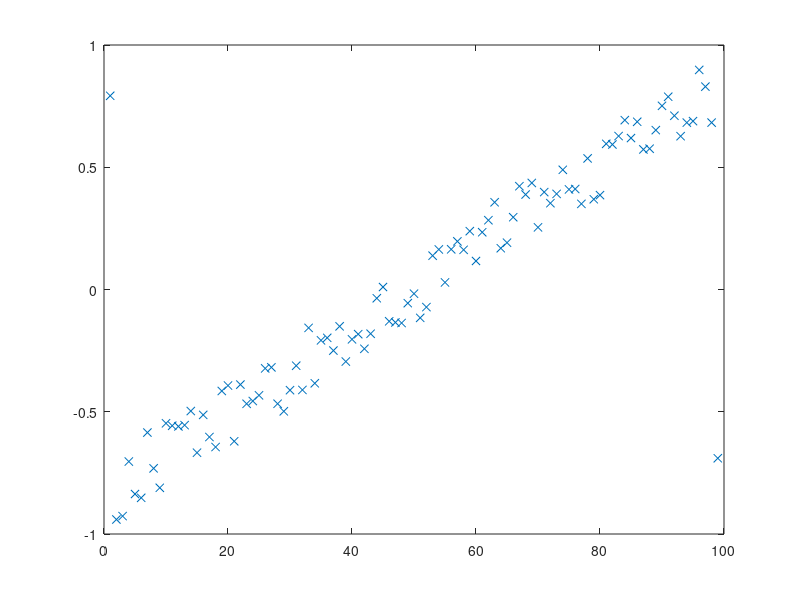

Write the MATLAB code that produced this figure. (Note: this script raises an error after producing the figure.)
% script <a href="matlab:RR_CocktailSortTest">RR_CocktailSortTest</a>
% Test <a href="matlab:help RR_CocktailSort">RR_CocktailSort</a> on slightly out-of-order data.
% Renaissance Codebase, https://github.com/tbewley/RC/NRchap07
% Copyright 2023 by Thomas Bewley, distributed under BSD 3-Clause License. 

n=99; n1=(n+1)/2; D=0.85*([1:n]'-n1)/n1+0.15*(2*rand(n,1)-1); D([1 n])=D([n 1]);
close all, plot(D(:,1),'x'), pause(0.5), [D,index]=RR_CocktailSort(D,1,n); plot(D(:,1),'x')

% end script RR_CocktailSortTest
